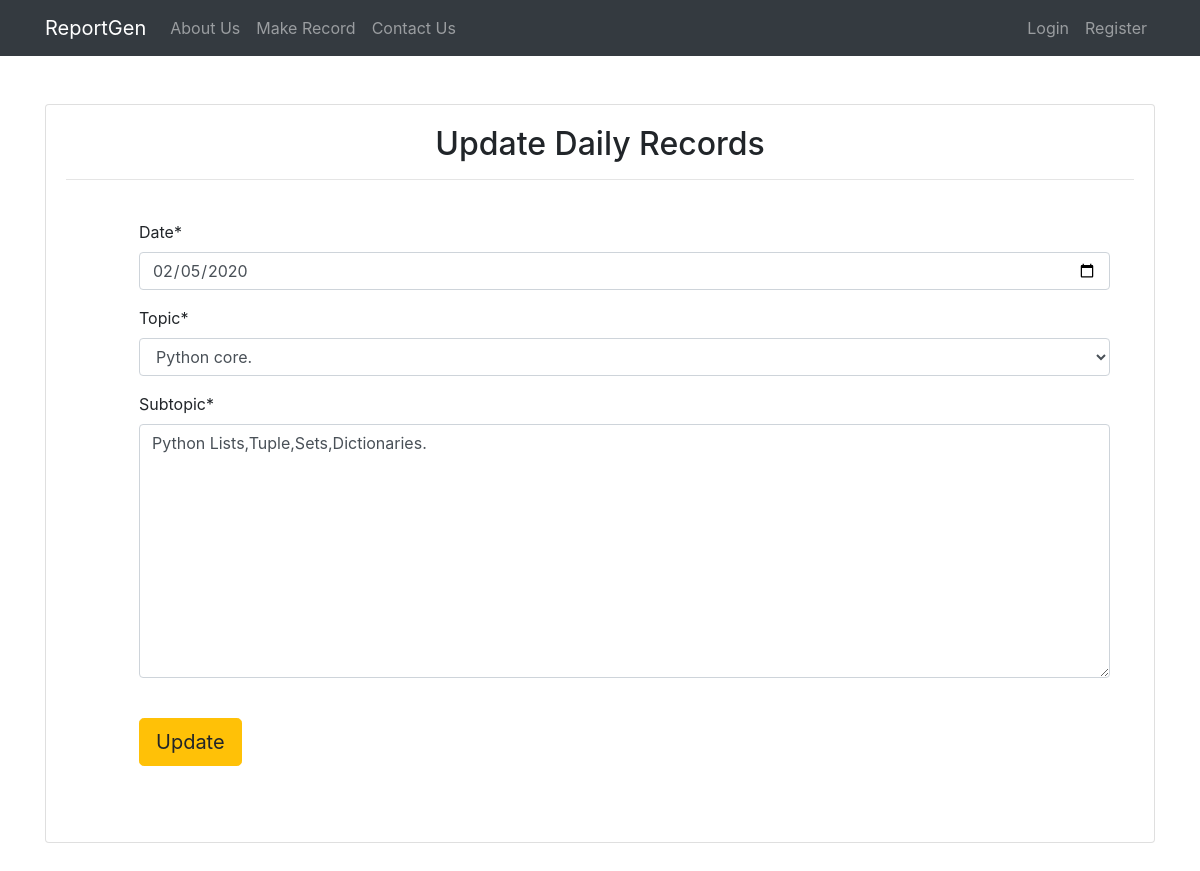
Page /uprecord/4/ on the committed database.
### reportapp/models.py (models this page shows, shortened)
class subtopic1(models.Model):
    user = models.ForeignKey(User,on_delete=models.CASCADE)
    date = models.DateField(default=date.today,blank=True)
    topic = models.ForeignKey(topic1,on_delete=models.CASCADE)
    subtopic = models.CharField(max_length=1000)

class topic1(models.Model):
    user = models.ForeignKey(User,on_delete=models.CASCADE)
    topic = models.CharField(max_length = 100)
    date = models.DateField(default=date.today,blank=True)
    def __str__(self):
        return self.topic

### reportapp/views.py (the view, shortened to what this page needs)
# urls.py: path('uprecord/<subtopicid>/',uprecordview.as_view(),name='uprecord'),
class uprecordview(View):
    def get(self,request,subtopicid,*args,**kwargs):
        rid = subtopic1.objects.get(id=subtopicid)
        subtopic_form = subtopicform(instance=rid)
        return render(request,'updatedailyrec.html',{'subtopic_form':subtopic_form})

### reportapp/forms.py
class subtopicform(forms.ModelForm):
    subtopic = forms.CharField(widget = forms.Textarea)
    date = forms.DateField(widget=DateInput)
    class Meta:
        model = subtopic1
        exclude = ['user']
        fields = '__all__'

### template/updatedailyrec.html (shortened to what this page needs)
<!DOCTYPE html>
{% extends 'master.html' %}
{% load crispy_forms_tags %}
{% block content %}
<center>
    <div class="container mt-5 mb-5">
        <div class="card">
            <div class="card-body">
              <h2 class="card-title text-center">Update Daily Records</h2>
              <hr>
            <table class="table table-borderless">
                <tr>
                  <td>
            </td>
            <td>
              <form action="" class="uniForm" method="POST" enctype="multipart/form-data">
              <table class="table">
                  <tr>
                    <td>{{ subtopic_form|crispy }}</td>
                  </tr>
                  <tr>
                    <td>   <button type="button" class="btn btn-warning btn-lg" data-toggle="modal" data-target="#exampleModal">
                      Update
                    </button>
                  </td>
                  </tr>
              </table>
                  </form>
                  </td>
                  </tr>
            </table>
            </div>
        </div>
    </div>
</center>
{% endblock %}

### rows in the picture
subtopic1: date "02/05/2020", subtopic "Python Lists,Tuple,Sets,Dictionaries."
topic1: topic "Python core."
